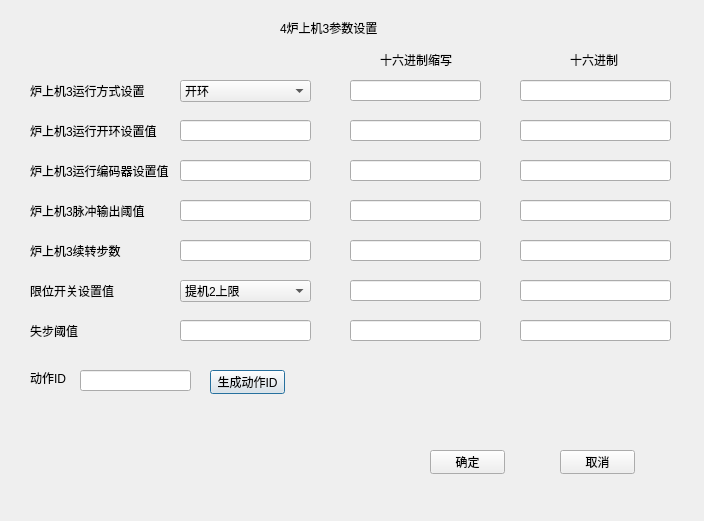
<?xml version="1.0" encoding="UTF-8"?>
<ui version="4.0">
 <class>Stove3</class>
 <widget class="QDialog" name="Stove3">
  <property name="geometry">
   <rect>
    <x>0</x>
    <y>0</y>
    <width>704</width>
    <height>521</height>
   </rect>
  </property>
  <property name="windowTitle">
   <string>Dialog</string>
  </property>
  <widget class="QLabel" name="label">
   <property name="geometry">
    <rect>
     <x>280</x>
     <y>20</y>
     <width>101</width>
     <height>16</height>
    </rect>
   </property>
   <property name="text">
    <string>4炉上机3参数设置</string>
   </property>
  </widget>
  <widget class="QLineEdit" name="lineEdit_6">
   <property name="geometry">
    <rect>
     <x>350</x>
     <y>80</y>
     <width>131</width>
     <height>21</height>
    </rect>
   </property>
   <property name="text">
    <string/>
   </property>
   <property name="readOnly">
    <bool>true</bool>
   </property>
  </widget>
  <widget class="QLineEdit" name="lineEdit_3">
   <property name="geometry">
    <rect>
     <x>180</x>
     <y>200</y>
     <width>131</width>
     <height>21</height>
    </rect>
   </property>
  </widget>
  <widget class="QLabel" name="label_2">
   <property name="geometry">
    <rect>
     <x>30</x>
     <y>80</y>
     <width>121</width>
     <height>21</height>
    </rect>
   </property>
   <property name="text">
    <string>炉上机3运行方式设置</string>
   </property>
  </widget>
  <widget class="QLineEdit" name="lineEdit_17">
   <property name="geometry">
    <rect>
     <x>350</x>
     <y>280</y>
     <width>131</width>
     <height>21</height>
    </rect>
   </property>
   <property name="text">
    <string/>
   </property>
   <property name="readOnly">
    <bool>true</bool>
   </property>
  </widget>
  <widget class="QLineEdit" name="lineEdit_13">
   <property name="geometry">
    <rect>
     <x>350</x>
     <y>200</y>
     <width>131</width>
     <height>21</height>
    </rect>
   </property>
   <property name="text">
    <string/>
   </property>
   <property name="readOnly">
    <bool>true</bool>
   </property>
  </widget>
  <widget class="QLineEdit" name="lineEdit_15">
   <property name="geometry">
    <rect>
     <x>350</x>
     <y>240</y>
     <width>131</width>
     <height>21</height>
    </rect>
   </property>
   <property name="text">
    <string/>
   </property>
   <property name="readOnly">
    <bool>true</bool>
   </property>
  </widget>
  <widget class="QLineEdit" name="lineEdit_19">
   <property name="geometry">
    <rect>
     <x>350</x>
     <y>320</y>
     <width>131</width>
     <height>21</height>
    </rect>
   </property>
   <property name="text">
    <string/>
   </property>
   <property name="readOnly">
    <bool>true</bool>
   </property>
  </widget>
  <widget class="QLabel" name="label_8">
   <property name="geometry">
    <rect>
     <x>30</x>
     <y>320</y>
     <width>131</width>
     <height>21</height>
    </rect>
   </property>
   <property name="text">
    <string>失步阈值</string>
   </property>
  </widget>
  <widget class="QLineEdit" name="lineEdit_4">
   <property name="geometry">
    <rect>
     <x>180</x>
     <y>240</y>
     <width>131</width>
     <height>21</height>
    </rect>
   </property>
   <property name="text">
    <string/>
   </property>
  </widget>
  <widget class="QLineEdit" name="lineEdit_11">
   <property name="geometry">
    <rect>
     <x>350</x>
     <y>160</y>
     <width>131</width>
     <height>21</height>
    </rect>
   </property>
   <property name="text">
    <string/>
   </property>
   <property name="readOnly">
    <bool>true</bool>
   </property>
  </widget>
  <widget class="QLabel" name="label_10">
   <property name="geometry">
    <rect>
     <x>570</x>
     <y>50</y>
     <width>81</width>
     <height>20</height>
    </rect>
   </property>
   <property name="text">
    <string>十六进制</string>
   </property>
  </widget>
  <widget class="QPushButton" name="pushButton">
   <property name="geometry">
    <rect>
     <x>210</x>
     <y>370</y>
     <width>75</width>
     <height>24</height>
    </rect>
   </property>
   <property name="text">
    <string>生成动作ID</string>
   </property>
  </widget>
  <widget class="QLineEdit" name="lineEdit_7">
   <property name="geometry">
    <rect>
     <x>520</x>
     <y>80</y>
     <width>151</width>
     <height>21</height>
    </rect>
   </property>
   <property name="text">
    <string/>
   </property>
   <property name="readOnly">
    <bool>true</bool>
   </property>
  </widget>
  <widget class="QLineEdit" name="lineEdit_14">
   <property name="geometry">
    <rect>
     <x>520</x>
     <y>240</y>
     <width>151</width>
     <height>21</height>
    </rect>
   </property>
   <property name="text">
    <string/>
   </property>
   <property name="readOnly">
    <bool>true</bool>
   </property>
  </widget>
  <widget class="QLineEdit" name="lineEdit_8">
   <property name="geometry">
    <rect>
     <x>520</x>
     <y>120</y>
     <width>151</width>
     <height>21</height>
    </rect>
   </property>
   <property name="text">
    <string/>
   </property>
   <property name="readOnly">
    <bool>true</bool>
   </property>
  </widget>
  <widget class="QComboBox" name="comboBox">
   <property name="geometry">
    <rect>
     <x>180</x>
     <y>80</y>
     <width>131</width>
     <height>22</height>
    </rect>
   </property>
   <item>
    <property name="text">
     <string>开环</string>
    </property>
   </item>
   <item>
    <property name="text">
     <string>限位开关</string>
    </property>
   </item>
   <item>
    <property name="text">
     <string>编码器</string>
    </property>
   </item>
  </widget>
  <widget class="QLineEdit" name="lineEdit">
   <property name="geometry">
    <rect>
     <x>180</x>
     <y>120</y>
     <width>131</width>
     <height>21</height>
    </rect>
   </property>
  </widget>
  <widget class="QLineEdit" name="lineEdit_20">
   <property name="geometry">
    <rect>
     <x>80</x>
     <y>370</y>
     <width>111</width>
     <height>21</height>
    </rect>
   </property>
   <property name="text">
    <string/>
   </property>
   <property name="readOnly">
    <bool>true</bool>
   </property>
  </widget>
  <widget class="QComboBox" name="comboBox_2">
   <property name="geometry">
    <rect>
     <x>180</x>
     <y>280</y>
     <width>131</width>
     <height>22</height>
    </rect>
   </property>
   <item>
    <property name="text">
     <string>提机2上限</string>
    </property>
   </item>
   <item>
    <property name="text">
     <string>提机2下限</string>
    </property>
   </item>
   <item>
    <property name="text">
     <string>转机1零</string>
    </property>
   </item>
   <item>
    <property name="text">
     <string>转机1计</string>
    </property>
   </item>
   <item>
    <property name="text">
     <string>5号</string>
    </property>
   </item>
   <item>
    <property name="text">
     <string>6号</string>
    </property>
   </item>
   <item>
    <property name="text">
     <string>炉上机3上限</string>
    </property>
   </item>
   <item>
    <property name="text">
     <string>炉上机3下限</string>
    </property>
   </item>
   <item>
    <property name="text">
     <string>炉下机5上限</string>
    </property>
   </item>
   <item>
    <property name="text">
     <string>炉下机5下限</string>
    </property>
   </item>
   <item>
    <property name="text">
     <string>不使用</string>
    </property>
   </item>
  </widget>
  <widget class="QPushButton" name="pushButton_3">
   <property name="geometry">
    <rect>
     <x>560</x>
     <y>450</y>
     <width>75</width>
     <height>24</height>
    </rect>
   </property>
   <property name="text">
    <string>取消</string>
   </property>
  </widget>
  <widget class="QLabel" name="label_5">
   <property name="geometry">
    <rect>
     <x>30</x>
     <y>200</y>
     <width>131</width>
     <height>21</height>
    </rect>
   </property>
   <property name="text">
    <string>炉上机3脉冲输出阈值</string>
   </property>
  </widget>
  <widget class="QLabel" name="label_9">
   <property name="geometry">
    <rect>
     <x>380</x>
     <y>50</y>
     <width>81</width>
     <height>20</height>
    </rect>
   </property>
   <property name="text">
    <string>十六进制缩写</string>
   </property>
  </widget>
  <widget class="QLabel" name="label_4">
   <property name="geometry">
    <rect>
     <x>30</x>
     <y>160</y>
     <width>141</width>
     <height>21</height>
    </rect>
   </property>
   <property name="text">
    <string>炉上机3运行编码器设置值</string>
   </property>
  </widget>
  <widget class="QLineEdit" name="lineEdit_10">
   <property name="geometry">
    <rect>
     <x>520</x>
     <y>160</y>
     <width>151</width>
     <height>21</height>
    </rect>
   </property>
   <property name="text">
    <string/>
   </property>
   <property name="readOnly">
    <bool>true</bool>
   </property>
  </widget>
  <widget class="QLabel" name="label_7">
   <property name="geometry">
    <rect>
     <x>30</x>
     <y>280</y>
     <width>111</width>
     <height>21</height>
    </rect>
   </property>
   <property name="text">
    <string>限位开关设置值</string>
   </property>
  </widget>
  <widget class="QLineEdit" name="lineEdit_2">
   <property name="geometry">
    <rect>
     <x>180</x>
     <y>160</y>
     <width>131</width>
     <height>21</height>
    </rect>
   </property>
  </widget>
  <widget class="QLineEdit" name="lineEdit_12">
   <property name="geometry">
    <rect>
     <x>520</x>
     <y>200</y>
     <width>151</width>
     <height>21</height>
    </rect>
   </property>
   <property name="text">
    <string/>
   </property>
   <property name="readOnly">
    <bool>true</bool>
   </property>
  </widget>
  <widget class="QLabel" name="label_11">
   <property name="geometry">
    <rect>
     <x>30</x>
     <y>370</y>
     <width>54</width>
     <height>16</height>
    </rect>
   </property>
   <property name="text">
    <string>动作ID</string>
   </property>
  </widget>
  <widget class="QPushButton" name="pushButton_2">
   <property name="geometry">
    <rect>
     <x>430</x>
     <y>450</y>
     <width>75</width>
     <height>24</height>
    </rect>
   </property>
   <property name="text">
    <string>确定</string>
   </property>
  </widget>
  <widget class="QLabel" name="label_6">
   <property name="geometry">
    <rect>
     <x>30</x>
     <y>240</y>
     <width>131</width>
     <height>21</height>
    </rect>
   </property>
   <property name="text">
    <string>炉上机3续转步数</string>
   </property>
  </widget>
  <widget class="QLineEdit" name="lineEdit_16">
   <property name="geometry">
    <rect>
     <x>520</x>
     <y>280</y>
     <width>151</width>
     <height>21</height>
    </rect>
   </property>
   <property name="text">
    <string/>
   </property>
   <property name="readOnly">
    <bool>true</bool>
   </property>
  </widget>
  <widget class="QLabel" name="label_3">
   <property name="geometry">
    <rect>
     <x>30</x>
     <y>120</y>
     <width>131</width>
     <height>21</height>
    </rect>
   </property>
   <property name="text">
    <string>炉上机3运行开环设置值</string>
   </property>
  </widget>
  <widget class="QLineEdit" name="lineEdit_18">
   <property name="geometry">
    <rect>
     <x>520</x>
     <y>320</y>
     <width>151</width>
     <height>21</height>
    </rect>
   </property>
   <property name="text">
    <string/>
   </property>
   <property name="readOnly">
    <bool>true</bool>
   </property>
  </widget>
  <widget class="QLineEdit" name="lineEdit_9">
   <property name="geometry">
    <rect>
     <x>350</x>
     <y>120</y>
     <width>131</width>
     <height>21</height>
    </rect>
   </property>
   <property name="text">
    <string/>
   </property>
   <property name="readOnly">
    <bool>true</bool>
   </property>
  </widget>
  <widget class="QLineEdit" name="lineEdit_5">
   <property name="geometry">
    <rect>
     <x>180</x>
     <y>320</y>
     <width>131</width>
     <height>21</height>
    </rect>
   </property>
   <property name="text">
    <string/>
   </property>
  </widget>
 </widget>
 <resources/>
 <connections/>
</ui>
